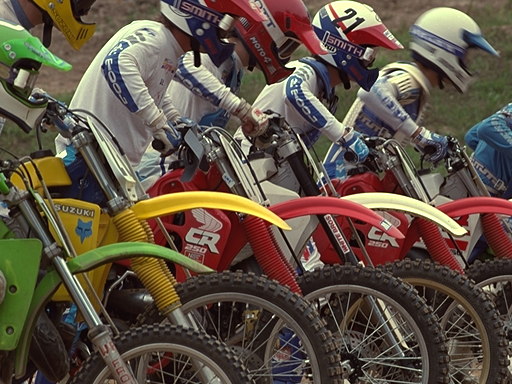
#> input picture photos/I05.BMP, 512 x 384 px
$ python main2.py
#> lines starting #> are read from the running program, lines starting #| are printed output that depends on the picture
### lab4/segmentator.py
import numpy as np


class Segmentator:
    def __init__(self, image, block_size):
        self.image = image
        self.block_size = block_size

    def segment_image(self):
        h, w = self.image.shape
        segments = []

        for y in range(0, h, self.block_size):
            for x in range(0, w, self.block_size):
                segment = self.image[y:min(y + self.block_size, h), x:min(x + self.block_size, w)]
                segments.append(segment)

        return segments

### lab5/max_diff_equal_series_calculator.py
import numpy as np
from lab5.matrix_creator import MatrixCreator


class MaxDifferenceEqualSeriesCalculator:
    def __init__(self, max_diff):
        self.max_diff = max_diff

    def calculate(self, image):
        image = image.astype(np.int16)

        self.__init_values()

        image_as_matrix = MatrixCreator.from_vector(image)

        for matrix in image_as_matrix:
            for value in matrix:
                diff_between_prev_and_cur = abs(value - self.prev_value)
                is_small_difference = diff_between_prev_and_cur <= self.max_diff

                if is_small_difference:
                    self.__increment_cur_max_value()

                self.__save_prev_value(value)

            self.__save_current_max_for_a_row()

        avg_max_value = sum(self.max_values_per_row) / len(self.max_values_per_row)
        return avg_max_value

    def __init_values(self):
        self.max_values_per_row = []
        self.prev_value = 0
        self.cur_max_value = 0

    def __save_prev_value(self, value):
        self.prev_value = value

    def __save_current_max_for_a_row(self):
        self.max_values_per_row.append(self.cur_max_value)
        self.cur_max_value = 0

    def __increment_cur_max_value(self):
        self.cur_max_value += 1

### lab5/amount_of_big_diff_calculator.py
import numpy as np
from lab5.matrix_creator import MatrixCreator


class AmountOfBigDifferenceCalculator:
    def __init__(self, min_diff):
        self.min_diff = min_diff

    def calculate(self, image):
        image = image.astype(np.int16)

        self.__init_values()

        image_as_matrix = MatrixCreator.from_vector(image)
        amount_of_big_diffs = 0

        for matrix in image_as_matrix:
            for value in matrix:
                diff_between_prev_and_cur = abs(value - self.prev_value)
                is_small_difference = diff_between_prev_and_cur >= self.min_diff

                if is_small_difference:
                    self.__increment_cur_max_value()

                amount_of_big_diffs += 1

            self.__save_current_max_for_a_row()

        return sum(self.max_values_per_row)

    def __init_values(self):
        self.max_values_per_row = []
        self.prev_value = 0
        self.cur_max_value = 0

    def __save_prev_value(self, value):
        self.prev_value = value

    def __save_current_max_for_a_row(self):
        self.max_values_per_row.append(self.cur_max_value)
        self.cur_max_value = 0

    def __increment_cur_max_value(self):
        self.cur_max_value += 1

### lab5/matrix_creator.py
import numpy as np
from math import sqrt, ceil


class MatrixCreator:
    @classmethod
    def from_vector(cls, vector):
        vector = np.matrix.flatten(vector)

        if vector is None:
            raise RuntimeError("Non-empty vector is expected, but an empty one is provided")

        side = int(ceil(sqrt(len(vector))))

        can_array_be_a_square_matrix = side ** 2 == len(vector)
        if can_array_be_a_square_matrix is False:
            raise RuntimeError()

        return np.array(vector).reshape(side, side)


# [6 lines that do not run on import are left out]

### lab5/shennon_entropy.py
import numpy as np


class ShennonEntropyCalculator:
    def __init__(self, image):
        self.image = image

    def calculate(self):
        histogram = self.__get_histogram()
        histogram = self.__remove_negative_histogram_values_from(histogram)
        return self.__get_entropy_from(histogram)

    def __get_histogram(self):
        histogram, _ = np.histogram(self.image, bins=256, range=(0, 256), density=True)
        return histogram

    def __remove_negative_histogram_values_from(self, histogram):
        return histogram[histogram > 0]

    def __get_entropy_from(self, histogram):
        return -np.sum(histogram * np.log2(histogram))

### lab6/main2.py
import numpy as np
import matplotlib.pyplot as plt
import cv2
from lab5.segmentator import Segmentator
from lab5.max_diff_equal_series_calculator import MaxDifferenceEqualSeriesCalculator
from lab5.amount_of_big_diff_calculator import AmountOfBigDifferenceCalculator
from lab5.shennon_entropy import ShennonEntropyCalculator

IMAGE_PATH = '../photos/I05.BMP'
SEGMENT_SIZE = 16
MAX_DIFF_TO_TREAT_AS_EQUAL = 10
MIN_DIFF_TO_TREAT_AS_DIFFERENT = 255 - MAX_DIFF_TO_TREAT_AS_EQUAL


def calculate_metrics(image_path):
#> called with image_path = '../photos/I05.BMP'
    image = cv2.imread(image_path, cv2.IMREAD_GRAYSCALE)
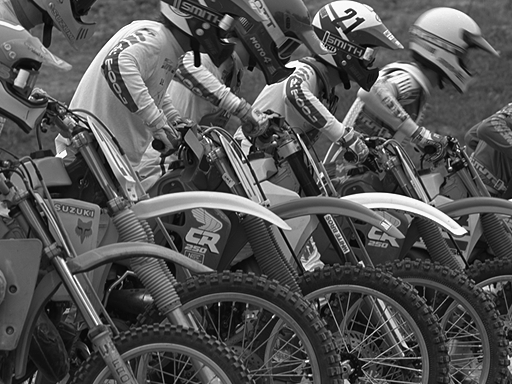
#> image: shape (384, 512); min 0, max 255, mean 84.3
    segments = Segmentator(image, SEGMENT_SIZE).segment_image()
#> after the loop in segment_image, `for y in range(0, h, self.block_size):`: segments = 768 items
#> segments = 768 items

    entropies = [ShennonEntropyCalculator(s).calculate() for s in segments]
#> entropies = 768 values, max 7.09 at index 147, min 2.59 at index 513, mean 5.91
    equal_series = [MaxDifferenceEqualSeriesCalculator(MAX_DIFF_TO_TREAT_AS_EQUAL).calculate(s) for s in segments]
#> equal_series = 768 values, max 15.94 at index 219, min 2.44 at index 345, mean 9.77
    big_diffs = [AmountOfBigDifferenceCalculator(MIN_DIFF_TO_TREAT_AS_DIFFERENT).calculate(s) for s in segments]
#> big_diffs = 768 values, max 171 at index 21, min 0 at index 0, mean 3.28

    return entropies, equal_series, big_diffs


def plot_histograms(entropies, equal_series, big_diffs):
    fig, axes = plt.subplots(1, 3, figsize=(18, 5))

    axes[0].hist(entropies, bins=20, color='blue', alpha=0.7)
    axes[0].set_title("Histogram of Shannon Entropies")
    axes[0].set_xlabel("Entropy")
    axes[0].set_ylabel("Frequency")

    axes[1].hist(equal_series, bins=20, color='green', alpha=0.7)
    axes[1].set_title("Histogram of Equal Series Lengths")
    axes[1].set_xlabel("Series Length")
    axes[1].set_ylabel("Frequency")

    axes[2].hist(big_diffs, bins=20, color='red', alpha=0.7)
    axes[2].set_title("Histogram of Brightness Transitions")
    axes[2].set_xlabel("Number of Transitions")
    axes[2].set_ylabel("Frequency")

    plt.tight_layout()
    plt.show()


entropies, equal_series, big_diffs = calculate_metrics(IMAGE_PATH)
plot_histograms(entropies, equal_series, big_diffs)
#> in plot_histograms, `plt.show()`:
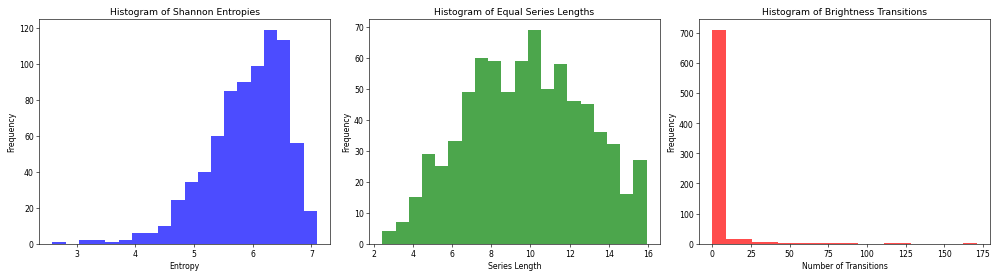
#> figure drawn by matplotlib, 3 panels; panel 1: tallest bar 119 high, from x = 6.19 to 6.42; panel 2: tallest bar 69 high, from x = 9.86 to 10.54; panel 3: tallest bar 711 high, from x = 0 to 8.55

LOW_ENTROPY_THRESHOLD = np.percentile(entropies, 33)
#> LOW_ENTROPY_THRESHOLD = 5.68
HIGH_ENTROPY_THRESHOLD = np.percentile(entropies, 66)
#> HIGH_ENTROPY_THRESHOLD = 6.29

LOW_TRANSITIONS_THRESHOLD = np.percentile(big_diffs, 33)
#> LOW_TRANSITIONS_THRESHOLD = 0
HIGH_TRANSITIONS_THRESHOLD = np.percentile(big_diffs, 66)
#> HIGH_TRANSITIONS_THRESHOLD = 0

LONG_SERIES_THRESHOLD = np.percentile(equal_series, 66)
#> LONG_SERIES_THRESHOLD = 11.19
SHORT_SERIES_THRESHOLD = np.percentile(equal_series, 33)
#> SHORT_SERIES_THRESHOLD = 8.25

print("Recommended Thresholds:")
print(f"LOW_ENTROPY_THRESHOLD = {LOW_ENTROPY_THRESHOLD:.2f}")
#| LOW_ENTROPY_THRESHOLD = 5.68
print(f"HIGH_ENTROPY_THRESHOLD = {HIGH_ENTROPY_THRESHOLD:.2f}")
#| HIGH_ENTROPY_THRESHOLD = 6.29
print(f"LOW_TRANSITIONS_THRESHOLD = {LOW_TRANSITIONS_THRESHOLD:.2f}")
#| LOW_TRANSITIONS_THRESHOLD = 0.00
print(f"HIGH_TRANSITIONS_THRESHOLD = {HIGH_TRANSITIONS_THRESHOLD:.2f}")
#| HIGH_TRANSITIONS_THRESHOLD = 0.00
print(f"LONG_SERIES_THRESHOLD = {LONG_SERIES_THRESHOLD:.2f}")
#| LONG_SERIES_THRESHOLD = 11.19
print(f"SHORT_SERIES_THRESHOLD = {SHORT_SERIES_THRESHOLD:.2f}")
#| SHORT_SERIES_THRESHOLD = 8.25
